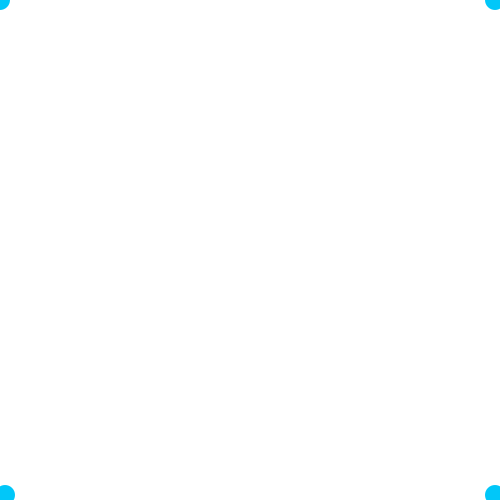
Frame 1 (no input)
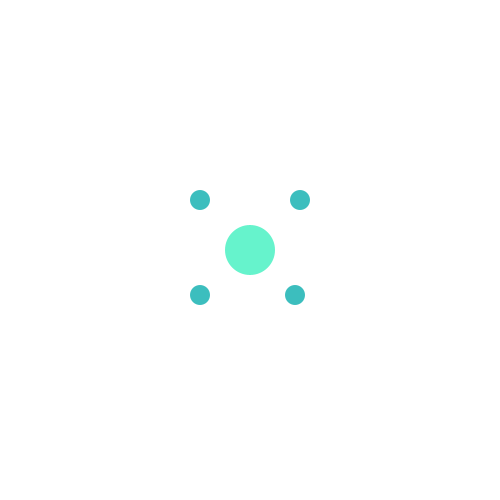
Frame 60 (the mouse pressed at the canvas centre just before this capture)
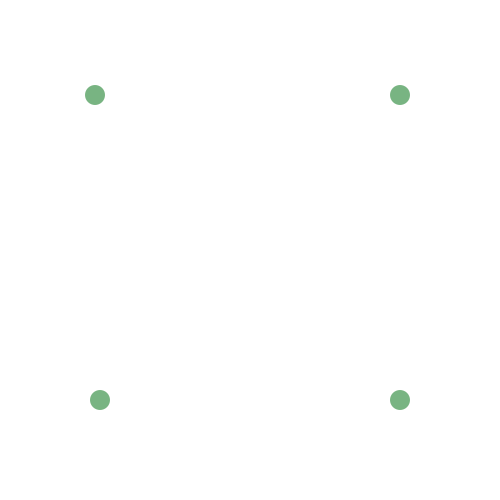
Frame 120 (the mouse held since frame 60 and released just before this capture)

The Processing sketch that drew these frames (run headless with seeded random() and noise(); from frame 60 on, the mouse is pressed at the canvas centre):

// Processing sketch: processing_72420
// ── processing_72420.pde

float x;
float y;
float radius;
float r;

void setup(){
  size(500,500);
  frameRate(50);
  smooth();
}

void draw(){
  background(255);
  
  noStroke();
  fill( 0+frameCount%250 , 200-frameCount%50 , 250-frameCount%500 );
  ellipse(x%500,y%500,20,20);
  ellipse(500-frameCount*5%500,y%500,20,20);
  x=x+5;
  y=y+5;
  ellipse(500-frameCount*5%500,500-frameCount*5%500,20,20);
  ellipse(frameCount*5%500,500-frameCount*5%500,20,20);
  
  ellipseMode(CENTER);
  fill( 0+frameCount%250 , 250-frameCount%50 , 250-frameCount%500 , 250-(250+frameCount*5)%500);
  ellipse(width/2,height/2,radius,radius);
  radius=(250+frameCount*5+5)%500;
  


}
